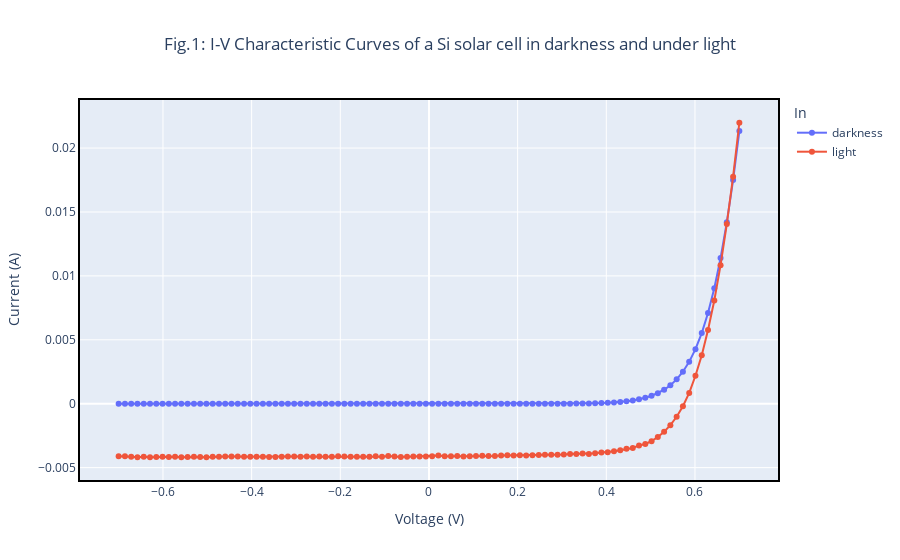

The code cell stored with this chart in its notebook:
### Markdown cell above
## I-V Characteristic Curves Obtainment  
The I-V characteristics of a Si solar cell with an area of $0.16$ $cm^2$ at a room temperature of $25$ $^{°}C$ ($298.15$ $K$) are obtained.

### Code cell
fig1 = px.line(
    df, x="Voltage (V)",
    y="Current (A)",
    color="In",
    markers=True,
    title="Fig.1: I-V Characteristic Curves of a Si solar cell in darkness and under light"
)

fig1.update_layout(title_x=0.5)
fig1.update_xaxes(linewidth=2, linecolor="black", mirror=True)
fig1.update_yaxes(linewidth=2, linecolor="black", mirror=True)
fig1.show()
